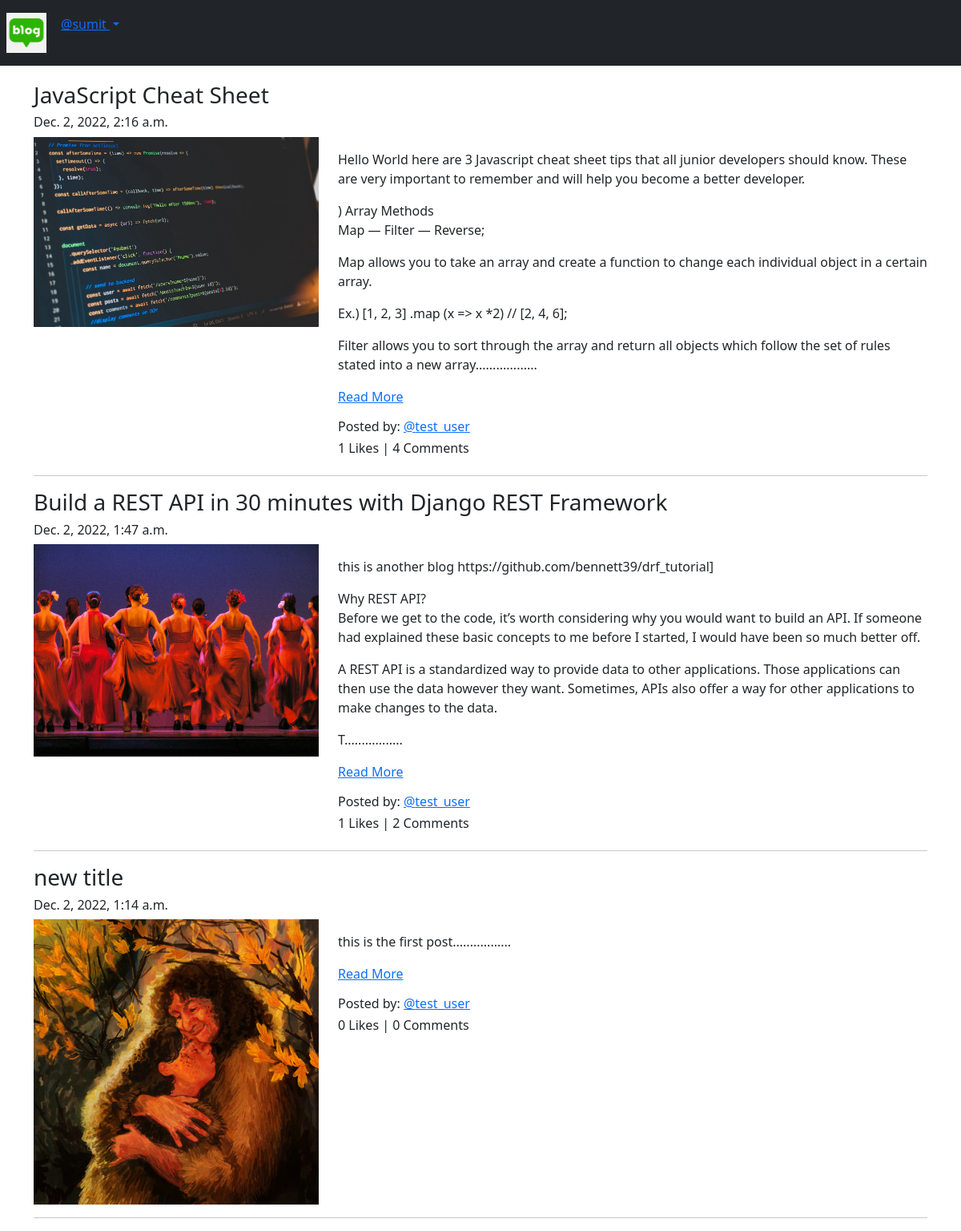
Page /blog/ (signed in) on the committed database.
### App_Blog/models.py (models this page shows, shortened)
class Blog(models.Model):
    author = models.ForeignKey(User, on_delete=models.CASCADE, related_name='post_author')
    blog_title = models.CharField(max_length=264, verbose_name="Put a Title")
    slug = models.SlugField(max_length=264, unique=True)
    blog_content = models.TextField(verbose_name="what is on your mind?")
    blog_image = models.ImageField(upload_to='blog_image', verbose_name="Image")
    publish_date = models.DateTimeField(auto_now_add=True)
    update_date = models.DateTimeField(auto_now=True)
    class Meta:
        ordering = ('-publish_date',)

### App_Blog/views.py (the view)
# urls.py: path('', views.BlogList.as_view(), name='blog_list'),
class BlogList(ListView):
    context_object_name = 'blogs'
    model = Blog
    template_name = 'App_Blog/blog_list.html'

### App_Blog/templatetags/custom_filters.py (called while the page is built)
def range_filter(value):
    return value[0:500] + "................."

### templates/App_Blog/blog_list.html (shortened to what this page needs)
{% extends 'base.html' %}
{% load custom_filters %}
{% block body_block %}
{% for blog in blogs %}
<h3> {{blog.blog_title}}</h3>
<h6>{{blog.publish_date}}</h6>
<div class="row">
  <div class="col-sm-4">
	  <img src="/media/{{blog.blog_image}}" alt="{{blog.blog_image}}" title="{{blog.blog_title}}"
	  width="100%">
  </div>
  <div class="col-sm-8">
	  <p>{{blog.blog_content|range_filter|linebreaks}}<a href="{% url 'App_Blog:blog_details' slug=blog.slug %}">Read More</a></p>
	  <h6> Posted by: <a href="#">@{{blog.author}}</a></h6>
    <h6>{{blog.liked_blog.count}} Likes | {{blog.blog_comment.count}} Comments </h6>
  </div>
</div>
<hr>
{% endfor %}
{% endblock body_block %}

### templates/base.html (shortened to what this page needs)
<!doctype html>
<html lang="en">
<head>
  <link href="https://cdn.jsdelivr.net/npm/bootstrap@5.2.3/dist/css/bootstrap.min.css" rel="stylesheet"
>
</head>
<body>
  <nav class="navbar navbar-expand-sm bg-dark navbar-dark">
    <ul class="navbar-nav">
      <li class="nav-item-active">
        <a class="nav-link" href="{% url 'index' %}"><img src="/media/logo.png" alt="" width="50px"></a>
      </li>
      {% if user.is_authenticated %}
      <div class="dropdown" style="padding:10px">
        <a class="dropdown-toggle" href="#" id="navbardrop" data-bs-toggle="dropdown">
          @{{user.username}}
        </a>
      </div>
      {% endif %}
    </ul>
  </nav>
  <div class="container" style="padding-top:20px">
    {% block body_block %}
    {% endblock %}
  </div>
</body>
</html>

### rows in the picture
Blog: blog_title "JavaScript Cheat Sheet", publish_date "Dec. 2, 2022, 2:16 a.m.", blog_image (picture), blog_content|range_filter "Hello World here are 3 Javascript cheat sheet tips that all junior developers should know. These are very important to remember and will help you become a better developer. ) Array Methods Map — Filter — Reverse; Map allows you to take an array and create a function to change each individual object in a certain array. Ex.) [1, 2, 3] .map (x => x *2) // [2, 4, 6]; Filter allows you to sort through the array and return all objects which follow the set of rules stated into a new array..................", author "test_user", liked_blog.count "1", blog_comment.count "4"
Blog: blog_title "Build a REST API in 30 minutes with Django REST Framework", publish_date "Dec. 2, 2022, 1:47 a.m.", blog_image (picture), blog_content|range_filter "this is another blog https://github.com/bennett39/drf_tutorial] Why REST API? Before we get to the code, it’s worth considering why you would want to build an API. If someone had explained these basic concepts to me before I started, I would have been so much better off. A REST API is a standardized way to provide data to other applications. Those applications can then use the data however they want. Sometimes, APIs also offer a way for other applications to make changes to the data. T.................", author "test_user", liked_blog.count "1", blog_comment.count "2"
Blog: blog_title "new title", publish_date "Dec. 2, 2022, 1:14 a.m.", blog_image (picture), blog_content|range_filter "this is the first post.................", author "test_user", liked_blog.count "0", blog_comment.count "0"

### other values in the picture
{{ user.username }} "sumit"
